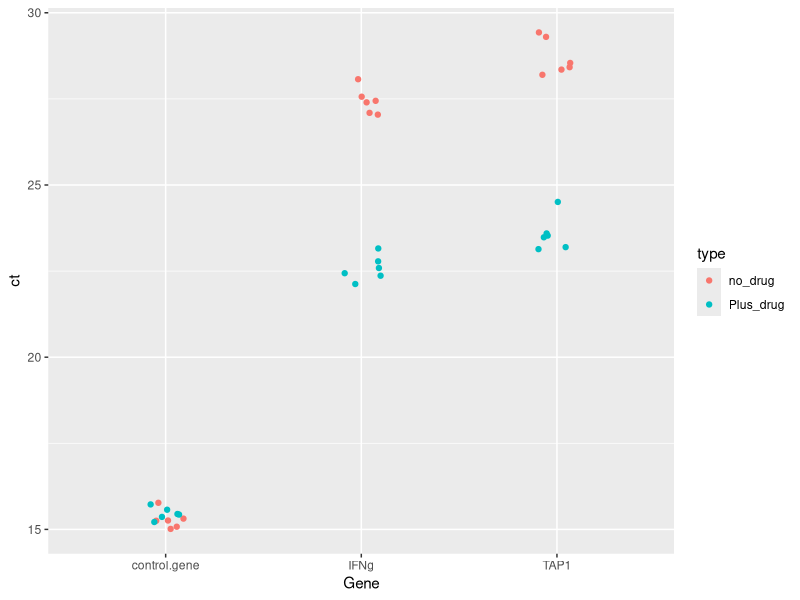
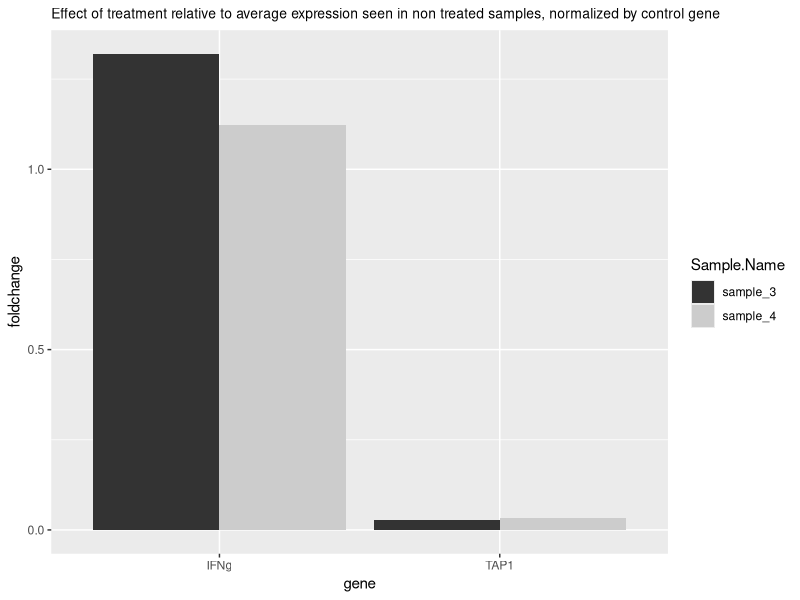

Source code (R) for these figures, in order:
## ---- chunk 1
require(here)
setwd(here())
library(ggplot2)
library(tidyverse)
options(stringsAsFactors = F)
## ---- chunk 2
# read in the expression data frame into R from the current directory. 
ge <- read.csv(file = "gene.expressionR.csv", header = T)
ge
## ---- chunk 3

jitter <- position_jitter(width = 0.1, height = 0.1)

#directly plot the raw data dotplot with factor x variable = genes and label points by the "type" variable. 
ggplot(ge, 
       aes(Gene, ct, color = type)) +
  geom_point(position = jitter) 
## ---- chunk 4

# remember we defined the variable "ge"" above as our raw data frame from the csv file: 
# ge <- read.csv(file = "gene.expressionR.csv", header = T)

ge.mean = ge %>% 
  group_by(Gene, Sample.Name, type) %>% 
  summarize(avg = mean(ct))
ge.mean


## ---- chunk 5

dct.ifng <- (ge.mean$avg[5:8] - ge.mean$avg[1:4])
dct.tap1 <- (ge.mean$avg[9:12] - ge.mean$avg[1:4])


dct.df <- cbind(ge.mean$Sample.Name[1:4],
                ge.mean$type[1:4],
                dct.ifng,
                dct.tap1) %>% 
as.data.frame()

dct.df
## ---- chunk 6
#as noted above, average the ∆ct of the non treated samples 
ifn.av.nodrug <- mean(dct.ifng[1:2])
tap1.av.nodrug <- mean(dct.tap1[1:2])

# calculate the fold change of the genes of interest relative to the expected value in non treated cells normalized to the control gene 

#IFNg
ddct.ifng <- (as.numeric(dct.df$dct.ifng[3:4]) - ifn.av.nodrug)
fold.change.ifn <-  (2 ^ (-ddct.ifng))

#TAP1
ddct.tap1 <- (as.numeric(dct.df$dct.tap1[3:4]) - tap1.av.nodrug)
fold.change.tap1 <-  (2 ^ (-ddct.tap1))

# update our results dataframe 
fold_change <- rbind(fold.change.ifn,fold.change.tap1)%>% 
  t()

dct.df.results = dct.df[3:4, ] %>% 
  cbind(fold_change) 

names(dct.df.results)[1:2] <- names(ge)[3:4]

dct.df.results 



## ---- chunk 7
results <- gather(dct.df.results, "gene", "foldchange", 5:6)
results <- results[,-3:-4]
results$gene <- c("IFNg", "IFNg", "TAP1", "TAP1")

ggplot(data = results) + 
  geom_col(mapping = aes(x = gene, 
                         y=foldchange, 
                         fill = Sample.Name),
           position='dodge') + 
  ggtitle("Effect of treatment relative to average expression seen in non treated samples, normalized by control gene")+
  theme(plot.title = element_text(size=10)) + scale_fill_grey()
  
